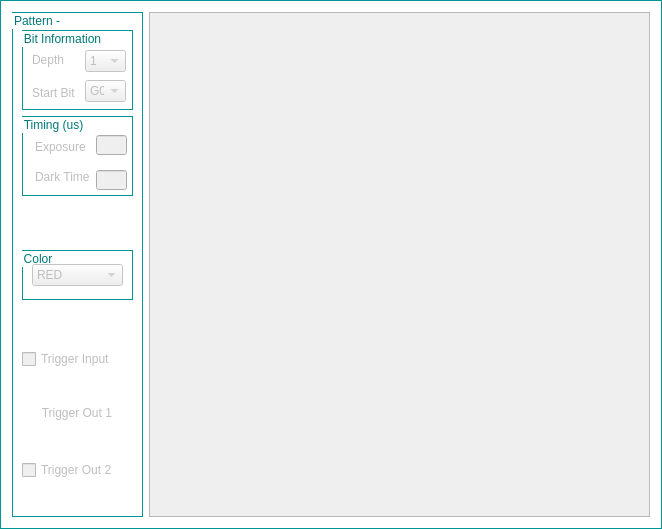
                              <widget class="QGroupBox" name="groupBox_PatternImage">
                               <property name="minimumSize">
                                <size>
                                 <width>661</width>
                                 <height>451</height>
                                </size>
                               </property>
                               <property name="styleSheet">
                                <string notr="true">QGroupBox{ border: 1px solid ;
background-color: transparent;
border-color: rgb(0,150,150);
color:rgb(0,120,120);
;}</string>
                               </property>
                               <property name="title">
                                <string/>
                               </property>
                               <layout class="QHBoxLayout" name="horizontalLayout_46">
                                <item>
                                 <widget class="QGroupBox" name="ptnSetting_groupBox">
                                  <property name="enabled">
                                   <bool>false</bool>
                                  </property>
                                  <property name="sizePolicy">
                                   <sizepolicy hsizetype="Fixed" vsizetype="Preferred">
                                    <horstretch>0</horstretch>
                                    <verstretch>0</verstretch>
                                   </sizepolicy>
                                  </property>
                                  <property name="minimumSize">
                                   <size>
                                    <width>131</width>
                                    <height>431</height>
                                   </size>
                                  </property>
                                  <property name="maximumSize">
                                   <size>
                                    <width>131</width>
                                    <height>16777215</height>
                                   </size>
                                  </property>
                                  <property name="styleSheet">
                                   <string notr="true">QGroupBox{ border: 1px solid ;
background-color: transparent;
border-color: rgb(0,150,150);
color:rgb(0,120,120);
;}</string>
                                  </property>
                                  <property name="title">
                                   <string>Pattern -</string>
                                  </property>
                                  <layout class="QVBoxLayout" name="verticalLayout_24">
                                   <item>
                                    <spacer name="verticalSpacer_13">
                                     <property name="orientation">
                                      <enum>Qt::Vertical</enum>
                                     </property>
                                     <property name="sizeType">
                                      <enum>QSizePolicy::Fixed</enum>
                                     </property>
                                     <property name="sizeHint" stdset="0">
                                      <size>
                                       <width>20</width>
                                       <height>8</height>
                                      </size>
                                     </property>
                                    </spacer>
                                   </item>
                                   <item>
                                    <widget class="QGroupBox" name="groupBox_BitInfo">
                                     <property name="sizePolicy">
                                      <sizepolicy hsizetype="Preferred" vsizetype="Fixed">
                                       <horstretch>0</horstretch>
                                       <verstretch>0</verstretch>
                                      </sizepolicy>
                                     </property>
                                     <property name="minimumSize">
                                      <size>
                                       <width>0</width>
                                       <height>80</height>
                                      </size>
                                     </property>
                                     <property name="title">
                                      <string>Bit Information</string>
                                     </property>
                                     <widget class="QComboBox" name="bitDepth_ComboBox">
                                      <property name="geometry">
                                       <rect>
                                        <x>63</x>
                                        <y>20</y>
                                        <width>41</width>
                                        <height>22</height>
                                       </rect>
                                      </property>
                                      <property name="currentText">
                                       <string>1</string>
                                      </property>
                                      <item>
                                       <property name="text">
                                        <string>1</string>
                                       </property>
                                      </item>
                                      <item>
                                       <property name="text">
                                        <string>2</string>
                                       </property>
                                      </item>
                                      <item>
                                       <property name="text">
                                        <string>3</string>
                                       </property>
                                      </item>
                                      <item>
                                       <property name="text">
                                        <string>4</string>
                                       </property>
                                      </item>
                                      <item>
                                       <property name="text">
                                        <string>5</string>
                                       </property>
                                      </item>
                                      <item>
                                       <property name="text">
                                        <string>6</string>
                                       </property>
                                      </item>
                                      <item>
                                       <property name="text">
                                        <string>7</string>
                                       </property>
                                      </item>
                                      <item>
                                       <property name="text">
                                        <string>8</string>
                                       </property>
                                      </item>
                                     </widget>
                                     <widget class="QLabel" name="label_Depth">
                                      <property name="geometry">
                                       <rect>
                                        <x>10</x>
                                        <y>22</y>
                                        <width>41</width>
                                        <height>16</height>
                                       </rect>
                                      </property>
                                      <property name="styleSheet">
                                       <string notr="true">QLabel{border:0px}</string>
                                      </property>
                                      <property name="text">
                                       <string>Depth</string>
                                      </property>
                                     </widget>
                                     <widget class="QLabel" name="startPos_label">
                                      <property name="geometry">
                                       <rect>
                                        <x>10</x>
                                        <y>52</y>
                                        <width>51</width>
                                        <height>21</height>
                                       </rect>
                                      </property>
                                      <property name="styleSheet">
                                       <string notr="true">QLabel{border:0px}</string>
                                      </property>
                                      <property name="text">
                                       <string>Start Bit</string>
                                      </property>
                                      <property name="wordWrap">
                                       <bool>true</bool>
                                      </property>
                                     </widget>
                                     <widget class="QComboBox" name="startPos_ComboBox">
                                      <property name="geometry">
                                       <rect>
                                        <x>63</x>
                                        <y>50</y>
                                        <width>41</width>
                                        <height>22</height>
                                       </rect>
                                      </property>
                                      <item>
                                       <property name="text">
                                        <string>G0</string>
                                       </property>
                                      </item>
                                      <item>
                                       <property name="text">
                                        <string>G1</string>
                                       </property>
                                      </item>
                                      <item>
                                       <property name="text">
                                        <string>G2</string>
                                       </property>
                                      </item>
                                      <item>
                                       <property name="text">
                                        <string>G3</string>
                                       </property>
                                      </item>
                                      <item>
                                       <property name="text">
                                        <string>G4</string>
                                       </property>
                                      </item>
                                      <item>
                                       <property name="text">
                                        <string>G5</string>
                                       </property>
                                      </item>
                                      <item>
                                       <property name="text">
                                        <string>G6</string>
                                       </property>
                                      </item>
                                      <item>
                                       <property name="text">
                                        <string>G7</string>
                                       </property>
                                      </item>
                                      <item>
                                       <property name="text">
                                        <string>R0</string>
                                       </property>
                                      </item>
                                      <item>
                                       <property name="text">
                                        <string>R1</string>
                                       </property>
                                      </item>
                                      <item>
                                       <property name="text">
                                        <string>R2</string>
                                       </property>
                                      </item>
                                      <item>
                                       <property name="text">
                                        <string>R3</string>
                                       </property>
                                      </item>
                                      <item>
                                       <property name="text">
                                        <string>R4</string>
                                       </property>
                                      </item>
                                      <item>
                                       <property name="text">
                                        <string>R5</string>
                                       </property>
                                      </item>
                                      <item>
                                       <property name="text">
                                        <string>R6</string>
                                       </property>
                                      </item>
                                      <item>
                                       <property name="text">
                                        <string>R7</string>
                                       </property>
                                      </item>
                                      <item>
                                       <property name="text">
                                        <string>B0</string>
                                       </property>
                                      </item>
                                      <item>
                                       <property name="text">
                                        <string>B1</string>
                                       </property>
                                      </item>
                                      <item>
                                       <property name="text">
                                        <string>B2</string>
                                       </property>
                                      </item>
                                      <item>
                                       <property name="text">
                                        <string>B3</string>
                                       </property>
                                      </item>
                                      <item>
                                       <property name="text">
                                        <string>B4</string>
                                       </property>
                                      </item>
                                      <item>
                                       <property name="text">
                                        <string>B5</string>
                                       </property>
                                      </item>
                                      <item>
                                       <property name="text">
                                        <string>B6</string>
                                       </property>
                                      </item>
                                      <item>
                                       <property name="text">
                                        <string>B7</string>
                                       </property>
                                      </item>
                                     </widget>
                                    </widget>
                                   </item>
                                   <item>
                                    <widget class="QGroupBox" name="groupBox_Timing">
                                     <property name="sizePolicy">
                                      <sizepolicy hsizetype="Preferred" vsizetype="Fixed">
                                       <horstretch>0</horstretch>
                                       <verstretch>0</verstretch>
                                      </sizepolicy>
                                     </property>
                                     <property name="minimumSize">
                                      <size>
                                       <width>0</width>
                                       <height>80</height>
                                      </size>
                                     </property>
                                     <property name="title">
                                      <string>Timing (us)</string>
                                     </property>
                                     <widget class="QLineEdit" name="exposure_lineEdit">
                                      <property name="geometry">
                                       <rect>
                                        <x>74</x>
                                        <y>19</y>
                                        <width>31</width>
                                        <height>20</height>
                                       </rect>
                                      </property>
                                      <property name="text">
                                       <string/>
                                      </property>
                                     </widget>
                                     <widget class="QLabel" name="label_Exposure">
                                      <property name="geometry">
                                       <rect>
                                        <x>13</x>
                                        <y>20</y>
                                        <width>51</width>
                                        <height>21</height>
                                       </rect>
                                      </property>
                                      <property name="styleSheet">
                                       <string notr="true">QLabel{border:0px}</string>
                                      </property>
                                      <property name="text">
                                       <string>Exposure</string>
                                      </property>
                                      <property name="wordWrap">
                                       <bool>true</bool>
                                      </property>
                                     </widget>
                                     <widget class="QLabel" name="label_DarkTime">
                                      <property name="geometry">
                                       <rect>
                                        <x>13</x>
                                        <y>50</y>
                                        <width>61</width>
                                        <height>21</height>
                                       </rect>
                                      </property>
                                      <property name="styleSheet">
                                       <string notr="true">QLabel{border:0px}</string>
                                      </property>
                                      <property name="text">
                                       <string>Dark Time</string>
                                      </property>
                                     </widget>
                                     <widget class="QLineEdit" name="darkPeriod_lineEdit">
                                      <property name="geometry">
                                       <rect>
                                        <x>74</x>
                                        <y>54</y>
                                        <width>31</width>
                                        <height>20</height>
                                       </rect>
                                      </property>
                                     </widget>
                                    </widget>
                                   </item>
                                   <item>
                                    <spacer name="verticalSpacer_6">
                                     <property name="orientation">
                                      <enum>Qt::Vertical</enum>
                                     </property>
                                     <property name="sizeHint" stdset="0">
                                      <size>
                                       <width>20</width>
                                       <height>46</height>
                                      </size>
                                     </property>
                                    </spacer>
                                   </item>
                                   <item>
                                    <widget class="QGroupBox" name="groupBox_Color">
                                     <property name="sizePolicy">
                                      <sizepolicy hsizetype="Preferred" vsizetype="Fixed">
                                       <horstretch>0</horstretch>
                                       <verstretch>0</verstretch>
                                      </sizepolicy>
                                     </property>
                                     <property name="minimumSize">
                                      <size>
                                       <width>100</width>
                                       <height>50</height>
                                      </size>
                                     </property>
                                     <property name="maximumSize">
                                      <size>
                                       <width>16777215</width>
                                       <height>45</height>
                                      </size>
                                     </property>
                                     <property name="title">
                                      <string>Color</string>
                                     </property>
                                     <layout class="QVBoxLayout" name="verticalLayout_4">
                                      <item>
                                       <widget class="QComboBox" name="color_ComboBox">
                                        <item>
                                         <property name="text">
                                          <string>RED</string>
                                         </property>
                                        </item>
                                        <item>
                                         <property name="text">
                                          <string>GREEN</string>
                                         </property>
                                        </item>
                                        <item>
                                         <property name="text">
                                          <string>YELLOW</string>
                                         </property>
                                        </item>
                                        <item>
                                         <property name="text">
                                          <string>BLUE</string>
                                         </property>
                                        </item>
                                        <item>
                                         <property name="text">
                                          <string>MAGENTA</string>
                                         </property>
                                        </item>
                                        <item>
                                         <property name="text">
                                          <string>CYAN</string>
                                         </property>
                                        </item>
                                        <item>
                                         <property name="text">
                                          <string>WHITE</string>
                                         </property>
                                        </item>
                                       </widget>
                                      </item>
                                     </layout>
                                    </widget>
                                   </item>
                                   <item>
                                    <spacer name="verticalSpacer_8">
                                     <property name="orientation">
                                      <enum>Qt::Vertical</enum>
                                     </property>
                                     <property name="sizeHint" stdset="0">
                                      <size>
                                       <width>20</width>
                                       <height>45</height>
                                      </size>
                                     </property>
                                    </spacer>
                                   </item>
                                   <item>
                                    <widget class="QCheckBox" name="triggerIn_checkBox">
                                     <property name="text">
                                      <string>Trigger Input</string>
                                     </property>
                                    </widget>
                                   </item>
                                   <item>
                                    <spacer name="verticalSpacer_9">
                                     <property name="orientation">
                                      <enum>Qt::Vertical</enum>
                                     </property>
                                     <property name="sizeHint" stdset="0">
                                      <size>
                                       <width>20</width>
                                       <height>31</height>
                                      </size>
                                     </property>
                                    </spacer>
                                   </item>
                                   <item>
                                    <widget class="QLabel" name="label_TrigOut1">
                                     <property name="sizePolicy">
                                      <sizepolicy hsizetype="Fixed" vsizetype="Fixed">
                                       <horstretch>0</horstretch>
                                       <verstretch>0</verstretch>
                                      </sizepolicy>
                                     </property>
                                     <property name="styleSheet">
                                      <string notr="true">QLabel{border:0px}</string>
                                     </property>
                                     <property name="lineWidth">
                                      <number>1</number>
                                     </property>
                                     <property name="text">
                                      <string>      Trigger Out 1</string>
                                     </property>
                                    </widget>
                                   </item>
                                   <item>
                                    <spacer name="verticalSpacer_11">
                                     <property name="orientation">
                                      <enum>Qt::Vertical</enum>
                                     </property>
                                     <property name="sizeHint" stdset="0">
                                      <size>
                                       <width>20</width>
                                       <height>34</height>
                                      </size>
                                     </property>
                                    </spacer>
                                   </item>
                                   <item>
                                    <widget class="QCheckBox" name="triggerOut2_checkBox">
                                     <property name="text">
                                      <string>Trigger Out 2</string>
                                     </property>
                                    </widget>
                                   </item>
                                   <item>
                                    <spacer name="verticalSpacer_12">
                                     <property name="orientation">
                                      <enum>Qt::Vertical</enum>
                                     </property>
                                     <property name="sizeHint" stdset="0">
                                      <size>
                                       <width>20</width>
                                       <height>27</height>
                                      </size>
                                     </property>
                                    </spacer>
                                   </item>
                                  </layout>
                                 </widget>
                                </item>
                                <item>
                                 <widget class="QScrollArea" name="waveFormArea">
                                  <property name="minimumSize">
                                   <size>
                                    <width>501</width>
                                    <height>431</height>
                                   </size>
                                  </property>
                                  <property name="styleSheet">
                                   <string notr="true">QGroupBox{ border: 1px solid ;
background-color: transparent;
border-color: rgb(0,150,150);
color:rgb(0,120,120);
;}</string>
                                  </property>
                                  <property name="verticalScrollBarPolicy">
                                   <enum>Qt::ScrollBarAlwaysOff</enum>
                                  </property>
                                  <property name="widgetResizable">
                                   <bool>true</bool>
                                  </property>
                                  <widget class="QWidget" name="scrollAreaWidgetContents_4">
                                   <property name="geometry">
                                    <rect>
                                     <x>0</x>
                                     <y>0</y>
                                     <width>615</width>
                                     <height>565</height>
                                    </rect>
                                   </property>
                                  </widget>
                                 </widget>
                                </item>
                               </layout>
                              </widget>
